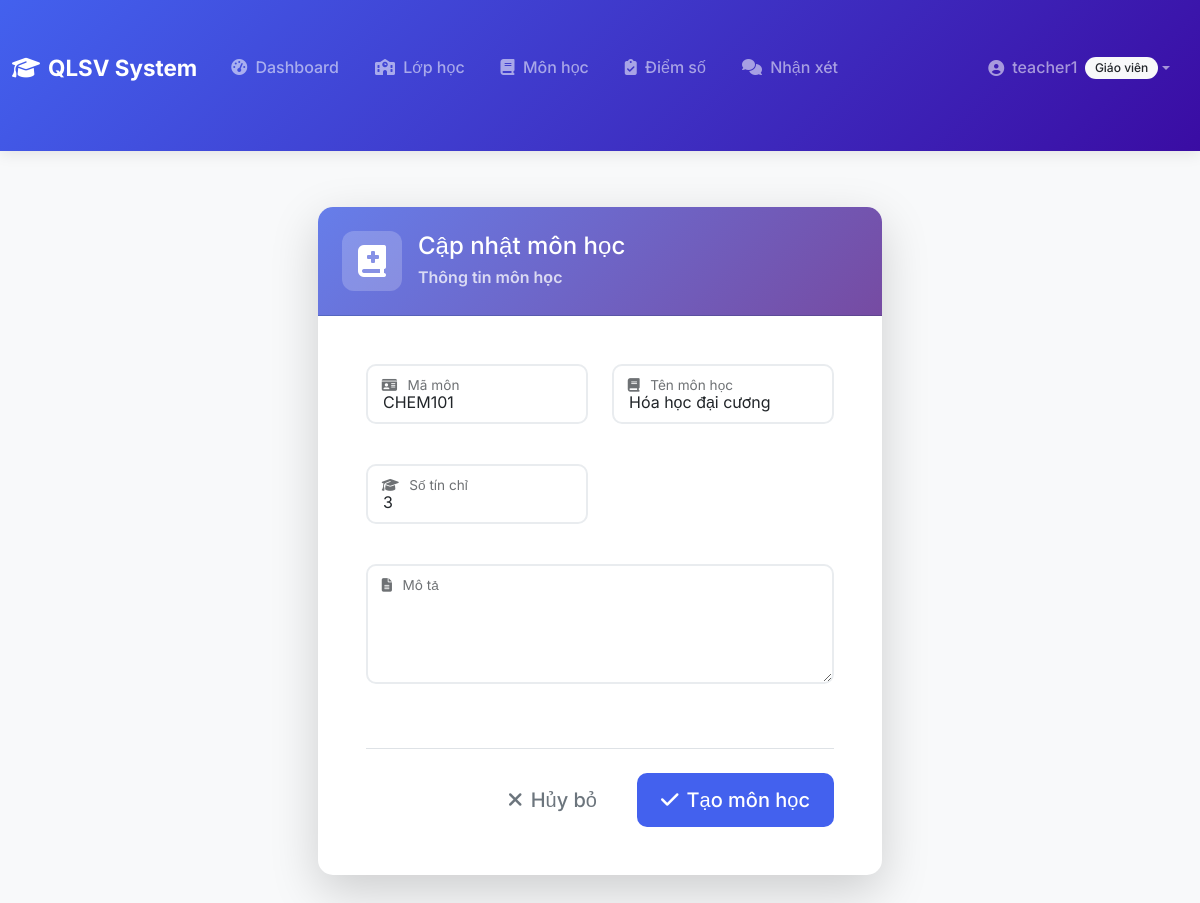
/grades/subjects/5/update/ (signed in), run on the app's committed database.
### accounts/models.py (models this page shows, shortened)
class CustomUser(AbstractUser):
    ROLE_CHOICES = (
        ('admin', 'Admin'),
        ('teacher', 'Giáo viên'),
        ('student', 'Sinh viên'),
    )
    role = models.CharField(max_length=10, choices=ROLE_CHOICES, default='student')

### grades/models.py (models this page shows, shortened)
class Subject(models.Model):
    ma_mon = models.CharField(max_length=20, unique=True, verbose_name="Mã môn")
    ten_mon = models.CharField(max_length=100, verbose_name="Tên môn học")
    so_tin_chi = models.IntegerField(
        validators=[MinValueValidator(1), MaxValueValidator(10)],
        verbose_name="Số tín chỉ"
    )
    mo_ta = models.TextField(blank=True, verbose_name="Mô tả")
    class Meta:
        verbose_name = "Môn học"
        verbose_name_plural = "Môn học"
        ordering = ['ma_mon']

### grades/views.py (the view)
# urls.py: path('subjects/<int:pk>/update/', views.subject_update, name='subject_update'),
@login_required
@user_passes_test(is_admin_or_teacher)
def subject_update(request, pk):
    subject = get_object_or_404(Subject, pk=pk)
    if request.method == 'POST':
        form = SubjectForm(request.POST, instance=subject)
        if form.is_valid():
            form.save()
            messages.success(request, "Cập nhật môn học thành công!")
            return redirect('subject_list')
    else:
        form = SubjectForm(instance=subject)
    return render(request, 'grades/subject_form.html', {'form': form, 'title': 'Cập nhật môn học'})

### grades/forms.py
class SubjectForm(forms.ModelForm):
    class Meta:
        model = Subject
        fields = ['ma_mon', 'ten_mon', 'so_tin_chi', 'mo_ta']
        widgets = {
            'ma_mon': forms.TextInput(attrs={'class': 'form-control'}),
            'ten_mon': forms.TextInput(attrs={'class': 'form-control'}),
            'so_tin_chi': forms.NumberInput(attrs={'class': 'form-control', 'min': 1, 'max': 10}),
            'mo_ta': forms.Textarea(attrs={'class': 'form-control', 'rows': 3}),
        }

### grades/views.py (called while the page is built)
def is_admin_or_teacher(user):
    return user.is_authenticated and (user.role == 'admin' or user.role == 'teacher')

### grades/templates/grades/subject_form.html (shortened to what this page needs)
{% extends 'base.html' %}
{% block content %}
<div class="container-fluid py-4">
    <div class="row justify-content-center">
        <div class="col-xl-6 col-lg-8">
            <div class="card shadow-lg border-0">
                <div class="card-header bg-gradient-primary text-white py-4">
                    <div class="d-flex align-items-center">
                        <div class="header-icon me-3">
                            {% if 'Sửa' in title %}
                                <i class="fas fa-edit fa-2x"></i>
                            {% else %}
                                <i class="fas fa-book-medical fa-2x"></i>
                            {% endif %}
                        </div>
                        <div>
                            <h4 class="mb-1">{{ title }}</h4>
                            <p class="mb-0 opacity-75">Thông tin môn học</p>
                        </div>
                    </div>
                </div>
                <div class="card-body p-5">
                    <form method="post" class="needs-validation" novalidate>
                        <div class="row g-4">
                            {% for field in form %}
                                <div class="col-md-{% if 'mo_ta' in field.name %}12{% else %}6{% endif %}">
                                    <div class="form-floating mb-3">
                                        {{ field }}
                                        <label for="{{ field.id_for_label }}">
                                        </label>
                                    </div>
                                </div>
                            {% endfor %}
                        </div>
                        <div class="d-grid gap-3 d-md-flex justify-content-md-end mt-5 pt-4 border-top">
                            <a href="{% url 'subject_list' %}" class="btn btn-outline-secondary btn-lg px-4">
                                <i class="fas fa-times me-2"></i>Hủy bỏ
                            </a>
                            <button type="submit" class="btn btn-primary btn-lg px-4">
                                {% if 'Sửa' in title %}
                                    <i class="fas fa-save me-2"></i>Cập nhật
                                {% else %}
                                    <i class="fas fa-check me-2"></i>Tạo môn học
                                {% endif %}
                            </button>
                        </div>
                    </form>
                </div>
            </div>
        </div>
    </div>
</div>
{% endblock %}

### student/templates/base.html (shortened to what this page needs)
<!DOCTYPE html>
<html lang="vi">
<head>
    <link href="https://cdn.jsdelivr.net/npm/bootstrap@5.3.3/dist/css/bootstrap.min.css" rel="stylesheet">
    <link rel="stylesheet" href="https://cdnjs.cloudflare.com/ajax/libs/font-awesome/6.4.0/css/all.min.css">
</head>
<body class="bg-light">
<nav class="navbar navbar-expand-lg navbar-dark" style="background: linear-gradient(135deg, var(--primary-color), var(--secondary-color));">
    <div class="container">
        <a class="navbar-brand d-flex align-items-center" href="{% if user.is_authenticated %}{% url 'home' %}{% else %}{% url 'login' %}{% endif %}">
            <i class="fas fa-graduation-cap me-2"></i>
            <span>QLSV System</span>
        </a>
        <div class="collapse navbar-collapse" id="navbarNav">
            <ul class="navbar-nav me-auto">
                {% if user.is_authenticated %}
                    {% if user.role == 'admin' %}
                        <li class="nav-item dropdown">
                            <a class="nav-link dropdown-toggle" href="#" id="adminDropdown" role="button" data-bs-toggle="dropdown">
                                <i class="fas fa-tachometer-alt me-1"></i> Quản trị
                            </a>
                            <ul class="dropdown-menu">
                                <li><a class="dropdown-item" href="{% url 'dashboard' %}">
                                    <i class="fas fa-chart-line me-2"></i>Dashboard
                                </a></li>
                                <li><hr class="dropdown-divider"></li>
                                <li><h6 class="dropdown-header">Quản lý hệ thống</h6></li>
                                <li><a class="dropdown-item" href="{% url 'admin_user_list' %}">
                                    <i class="fas fa-users-cog me-2"></i>Tài khoản người dùng
                                </a></li>
                                <li><a class="dropdown-item" href="{% url 'admin_teacher_list' %}">
                                    <i class="fas fa-chalkboard-teacher me-2"></i>Giáo viên
                                </a></li>
                            </ul>
                        </li>
                        <li class="nav-item">
                            <a href="{% url 'student_list' %}" class="nav-link">
                                <i class="fas fa-users me-1"></i> Sinh viên
                            </a>
                        </li>
                        <li class="nav-item">
                            <a href="{% url 'class_list' %}" class="nav-link">
                                <i class="fas fa-school me-1"></i> Lớp học
                            </a>
                        </li>
                        <li class="nav-item">
                            <a href="{% url 'subject_list' %}" class="nav-link">
                                <i class="fas fa-book me-1"></i> Môn học
                            </a>
                        </li>
                        <li class="nav-item">
                            <a href="{% url 'grade_list' %}" class="nav-link">
                                <i class="fas fa-clipboard-check me-1"></i> Điểm số
                            </a>
                        </li>
                    {% elif user.role == 'teacher' %}
                        <li class="nav-item">
                            <a href="{% url 'teacher_dashboard' %}" class="nav-link">
                                <i class="fas fa-tachometer-alt me-1"></i> Dashboard
                            </a>
                        </li>
                        <li class="nav-item">
                            <a href="{% url 'class_list' %}" class="nav-link">
                                <i class="fas fa-school me-1"></i> Lớp học
                            </a>
                        </li>
                        <li class="nav-item">
                            <a href="{% url 'subject_list' %}" class="nav-link">
                                <i class="fas fa-book me-1"></i> Môn học
                            </a>
                        </li>
                        <li class="nav-item">
                            <a href="{% url 'grade_list' %}" class="nav-link">
                                <i class="fas fa-clipboard-check me-1"></i> Điểm số
                            </a>
                        </li>
                        <li class="nav-item">
                            <a href="{% url 'teacher_note_list' %}" class="nav-link">
                                <i class="fas fa-comments me-1"></i> Nhận xét
                            </a>
                        </li>
                    {% endif %}
                {% endif %}
            </ul>
            <ul class="navbar-nav">
                {% if user.is_authenticated %}
                    <li class="nav-item dropdown">
                        <a class="nav-link dropdown-toggle d-flex align-items-center" href="#" id="userDropdown" role="button" data-bs-toggle="dropdown">
                            <i class="fas fa-user-circle me-2"></i>
                            <span>{{ user.username }}</span>
                            <span class="badge bg-light text-dark ms-2">{{ user.get_role_display }}</span>
                        </a>
                    </li>
                {% else %}
                    <li class="nav-item">
                        <a href="{% url 'login' %}" class="nav-link">
                            <i class="fas fa-sign-in-alt me-1"></i> Đăng nhập
                        </a>
                    </li>
                {% endif %}
            </ul>
        </div>
    </div>
</nav>
<div class="container">
    {% block content %}{% endblock %}
</div>
</body>
</html>

### student/templates/base.html (style rules this page uses)
:root { --primary-color: #4361ee; --secondary-color: #3a0ca3; --success-color: #06d6a0; --info-color: #118ab2; --warning-color: #ffd166; --danger-color: #ef476f; --light-color: #f8f9fa; --dark-color: #212529; }
body { font-family: 'Inter', sans-serif; background-color: #f5f7fb; color: #333; line-height: 1.6; }
.navbar { box-shadow: 0 2px 15px rgba(0,0,0,0.1); padding-top: 0.8rem; padding-bottom: 0.8rem; }
.navbar-brand { font-weight: 700; font-size: 1.4rem; color: white !important; }
.nav-link { font-weight: 500; padding: 0.5rem 1rem !important; border-radius: 4px; margin: 0 2px; transition: all 0.2s ease; }
.container { max-width: 1400px; padding-top: 2rem; padding-bottom: 3rem; }
.card { border: none; border-radius: 12px; box-shadow: 0 5px 15px rgba(0,0,0,0.05); transition: transform 0.3s ease, box-shadow 0.3s ease; margin-bottom: 1.5rem; overflow: hidden; }
.card-header { border-radius: 12px 12px 0 0 !important; padding: 1.2rem 1.5rem; font-weight: 600; }
.btn { border-radius: 8px; padding: 0.5rem 1.2rem; font-weight: 500; transition: all 0.2s ease; border: none; }
.btn-primary { background-color: var(--primary-color); }
.form-control, .form-select { border-radius: 8px; padding: 0.6rem 1rem; border: 1px solid #e0e0e0; transition: all 0.2s ease; }
.badge { padding: 0.4em 0.8em; border-radius: 20px; font-weight: 500; }

### grades/templates/grades/subject_form.html (style rules this page uses)
.bg-gradient-primary { background: linear-gradient(135deg, #667eea 0%, #764ba2 100%); }
.card { border-radius: 15px; overflow: hidden; }
.header-icon { width: 60px; height: 60px; background: rgba(255,255,255,0.2); border-radius: 12px; display: flex; align-items: center; justify-content: center; }
.form-floating { position: relative; }
.form-floating > .form-control, .form-floating > .form-select { height: 60px; padding: 20px 15px 5px; border: 2px solid #e9ecef; border-radius: 10px; transition: all 0.3s; }
.form-floating > textarea.form-control { height: 120px; padding-top: 30px; }
.form-floating > label { padding: 20px 15px; color: #6c757d; }
.btn-lg { padding: 12px 30px; border-radius: 10px; font-weight: 500; }

### data on the page
CustomUser: username "teacher1", role "Giáo viên"
Subject: form "CHEM101" "Hóa học đại cương" "3"

### other printed values
{{ title }} "Cập nhật môn học"
